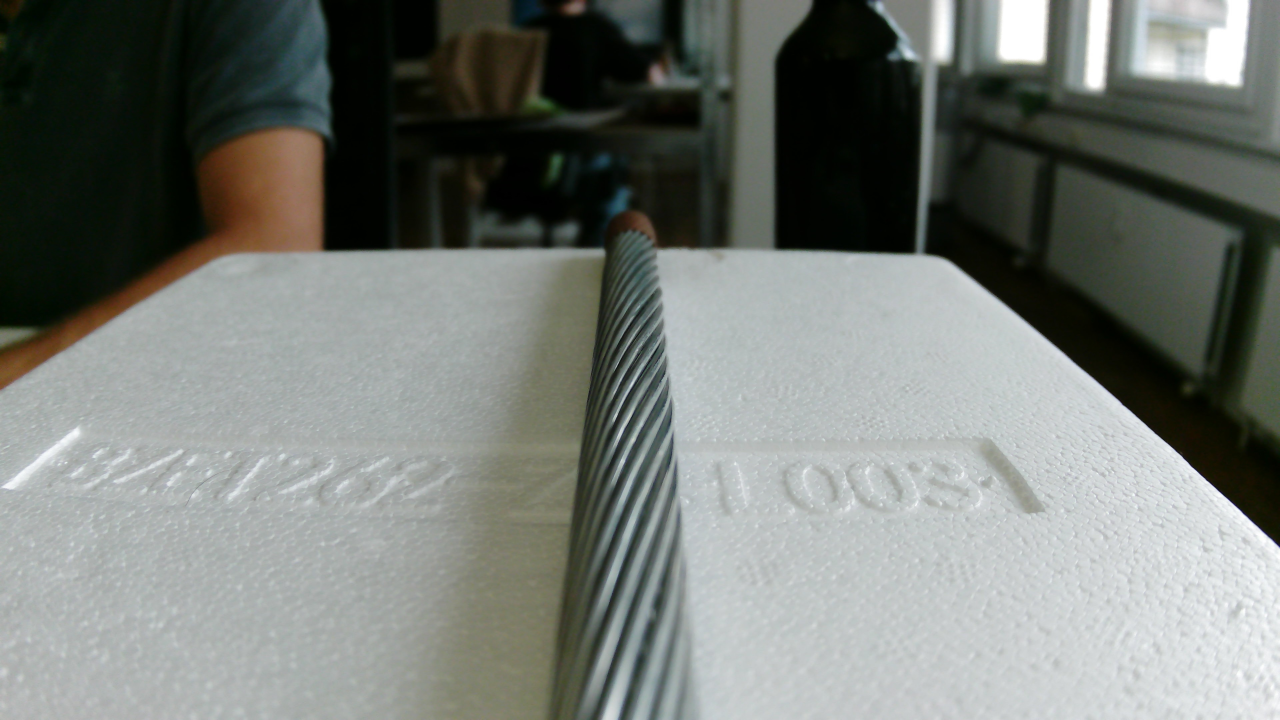
#> input picture cable_sample.jpg, 3840 x 2160 px (shown at 1/3 size)
$ python edge_detection.py cable_sample.jpg   (older library calls are emulated)
#> lines starting #> are read from the running program, lines starting #| are printed output that depends on the picture; after the words box and inside, x2 and y2 are one past the last pixel; in counts of white or black regions, pixels touching at a corner belong together
import sys
import cv2
import numpy as np

MIN_SEPARATION = 40   # minimum rho gap (px) between the two selected lines
BIN_HALF_WIDTH = 5    # pixels either side of a line to highlight in the overlay


# ── 1. Preprocessing ──────────────────────────────────────────────────────────
# Convert the image to LAB and optionally blur each channel.
# This runs once on load (LAB split) and once per slider change (blur).

def to_lab_channels(bgr):
    """Split a BGR image into its L, a, b channels."""
    return cv2.split(cv2.cvtColor(bgr, cv2.COLOR_BGR2LAB))


def blur_channels(channels, sigma):
    """Gaussian-blur each channel with the given sigma. sigma=0 is a no-op."""
    if sigma == 0:
        return channels
    return tuple(cv2.GaussianBlur(ch, (0, 0), sigma) for ch in channels)


# ── 2. Gradient calculation ───────────────────────────────────────────────────
# Compute the horizontal Sobel gradient on each LAB channel, normalise each to
# [0, 1] so the weight sliders are directly comparable, then combine.

def channel_gradients(channels, ksize):
    """Absolute horizontal Sobel gradient for each channel."""
    return tuple(
        np.abs(cv2.Sobel(ch, cv2.CV_32F, 1, 0, ksize=ksize))
        for ch in channels
    )


def normalise_gradients(gradients):
    """Scale each gradient map to [0, 1] independently.
    Without this, L always dominates because it spans a wider value range than a/b."""
    return tuple(g / (g.max() or 1.0) for g in gradients)


def combine_gradients(norm_grads, weights):
    """Weighted sum of the normalised gradient maps."""
    return sum(w * g for w, g in zip(weights, norm_grads))


# ── 3. Line detection ─────────────────────────────────────────────────────────
# Threshold the combined gradient into a binary mask, then use the Hough
# transform to find the two strongest near-vertical lines.

def threshold_gradient(combined, threshold_pct):
    """Return a binary mask keeping pixels at or above threshold_pct % of the max."""
    combined_max = float(combined.max()) or 1.0
    return combined >= (threshold_pct / 100.0) * combined_max


def find_best_lines(mask, min_votes):
    """Hough-detect near-vertical lines (±15° of vertical) and return the two
    with the most support that are at least MIN_SEPARATION apart in rho."""
    lines = cv2.HoughLines(mask.astype(np.uint8) * 255,
                           rho=1, theta=np.pi / 900, threshold=min_votes)
    if lines is None:
        return None, None

    near_vert = [
        (float(r), float(t))
        for r, t in lines[:, 0]
        if t < np.pi / 12 or t > 11 * np.pi / 12
    ]
    if not near_vert:
        return None, None

    line1 = near_vert[0]
    line2 = None
    for rho, theta in near_vert[1:]:
        if abs(rho - line1[0]) > MIN_SEPARATION:
            line2 = (rho, theta)
            break

    return line1, line2


# ── 4. Visualisation ──────────────────────────────────────────────────────────

def draw_line(img, rho, theta, colour, thickness=2):
    """Draw a full-image Hough line (rho, theta) onto img."""
    cos_t, sin_t = np.cos(theta), np.sin(theta)
    x0, y0 = cos_t * rho, sin_t * rho
    scale = max(img.shape)
    pt1 = (int(x0 + scale * (-sin_t)), int(y0 + scale * cos_t))
    pt2 = (int(x0 - scale * (-sin_t)), int(y0 - scale * cos_t))
    cv2.line(img, pt1, pt2, colour, thickness)


def make_overlay(bgr, mask, line1, line2):
    """Colour the mask pixels near each detected line and draw the line itself."""
    overlay = bgr.copy()
    ys, xs = np.where(mask)
    for line, colour in [(line1, (0, 220, 0)), (line2, (0, 60, 255))]:
        if line is None:
            continue
        rho, theta = line
        dists = np.abs(xs * np.cos(theta) + ys * np.sin(theta) - rho)
        overlay[ys[dists <= BIN_HALF_WIDTH], xs[dists <= BIN_HALF_WIDTH]] = colour
        draw_line(overlay, rho, theta, colour)
    return overlay


# ── 5. Main ───────────────────────────────────────────────────────────────────

def main():
    if len(sys.argv) < 2:
        print("Usage: python edge_detection.py <image_path>")
        sys.exit(1)

    img = cv2.imread(sys.argv[1])
#> img is the input picture: shape (2160, 3840, 3); mean B, G, R 117.5, 122.6, 118
    if img is None:
        print(f"Could not read image: {sys.argv[1]}")
        sys.exit(1)

    # Preprocessing step that only needs to run once
    L_ch, a_ch, b_ch = to_lab_channels(img)
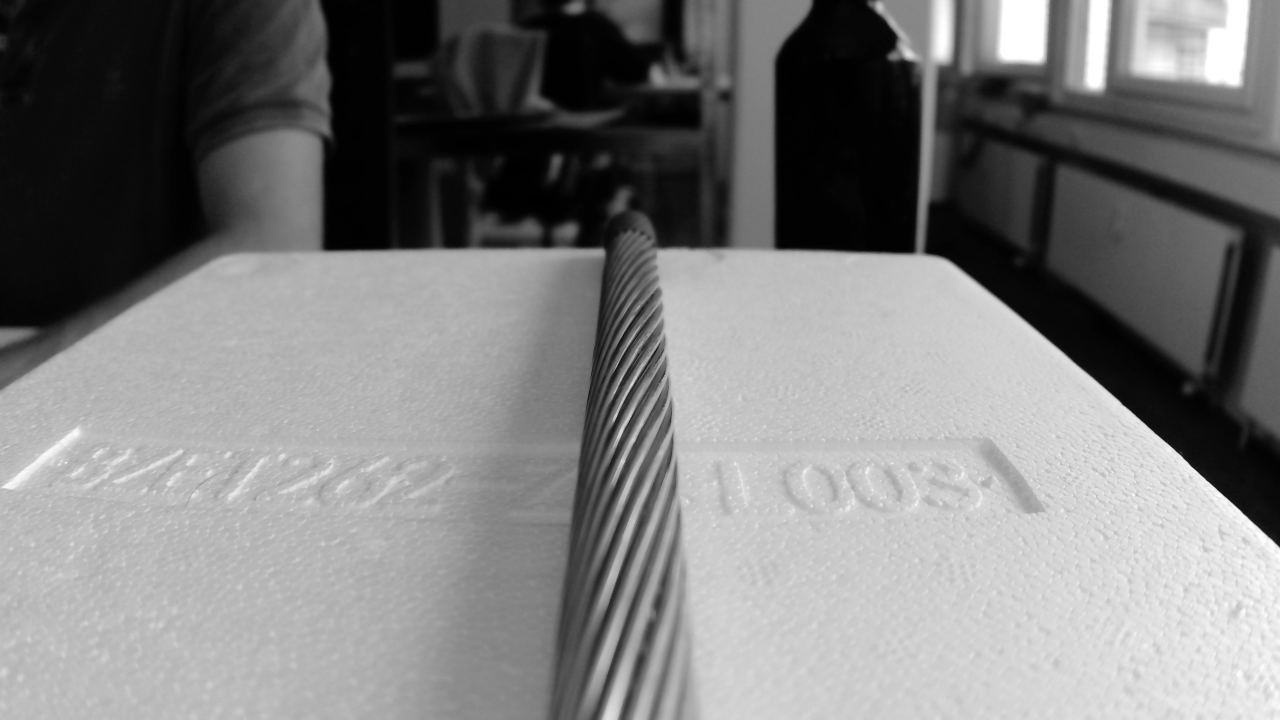
#> L_ch: shape (2160, 3840) (shown at 1/3 size); min 0, max 255, mean 125.7
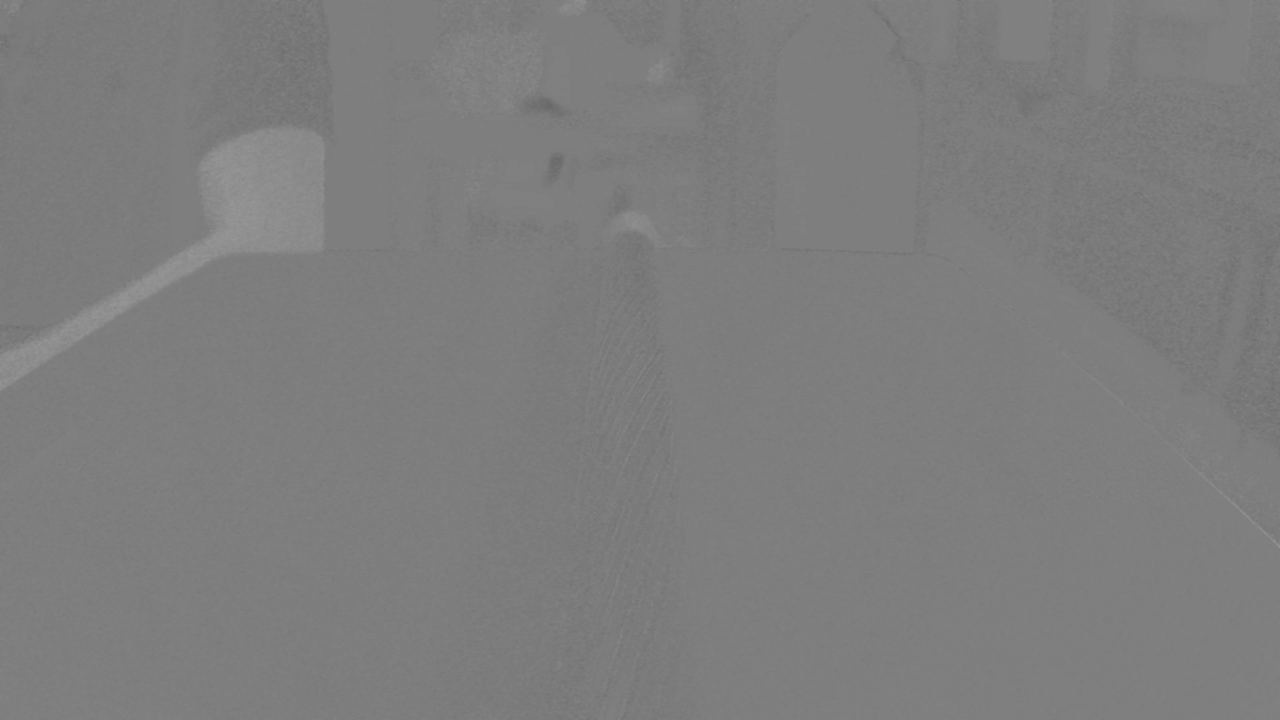
#> a_ch: shape (2160, 3840) (shown at 1/3 size); min 105, max 160, mean 125.5

    WIN_GRAD     = "Combined gradient"
    WIN_FILTERED = "Filtered gradient"
    WIN_LINES    = "Two best lines"

    for win in (WIN_GRAD, WIN_FILTERED, WIN_LINES):
        cv2.namedWindow(win, cv2.WINDOW_NORMAL)
        cv2.resizeWindow(win, 1280, 720)

    def update(_=None):
        # Read all slider values
        w_L           = cv2.getTrackbarPos("L weight",     WIN_GRAD) / 100.0
        w_a           = cv2.getTrackbarPos("a weight",     WIN_GRAD) / 100.0
        w_b           = cv2.getTrackbarPos("b weight",     WIN_GRAD) / 100.0
        blur_sigma    = cv2.getTrackbarPos("Blur sigma",   WIN_GRAD)
        ksize         = [1, 3, 5, 7][cv2.getTrackbarPos("Sobel ksize", WIN_GRAD)]
        threshold_pct = cv2.getTrackbarPos("Threshold %",   WIN_FILTERED)
        min_line_pct  = cv2.getTrackbarPos("Min line span", WIN_FILTERED)

        # 1. Preprocessing
        blurred = blur_channels((L_ch, a_ch, b_ch), blur_sigma)

        # 2. Gradient calculation
        grads      = channel_gradients(blurred, ksize)
        norm_grads = normalise_gradients(grads)
        combined   = combine_gradients(norm_grads, (w_L, w_a, w_b))
#> in combine_gradients, `return sum(w * g for w, g in zip(weights, norm_grads))`:
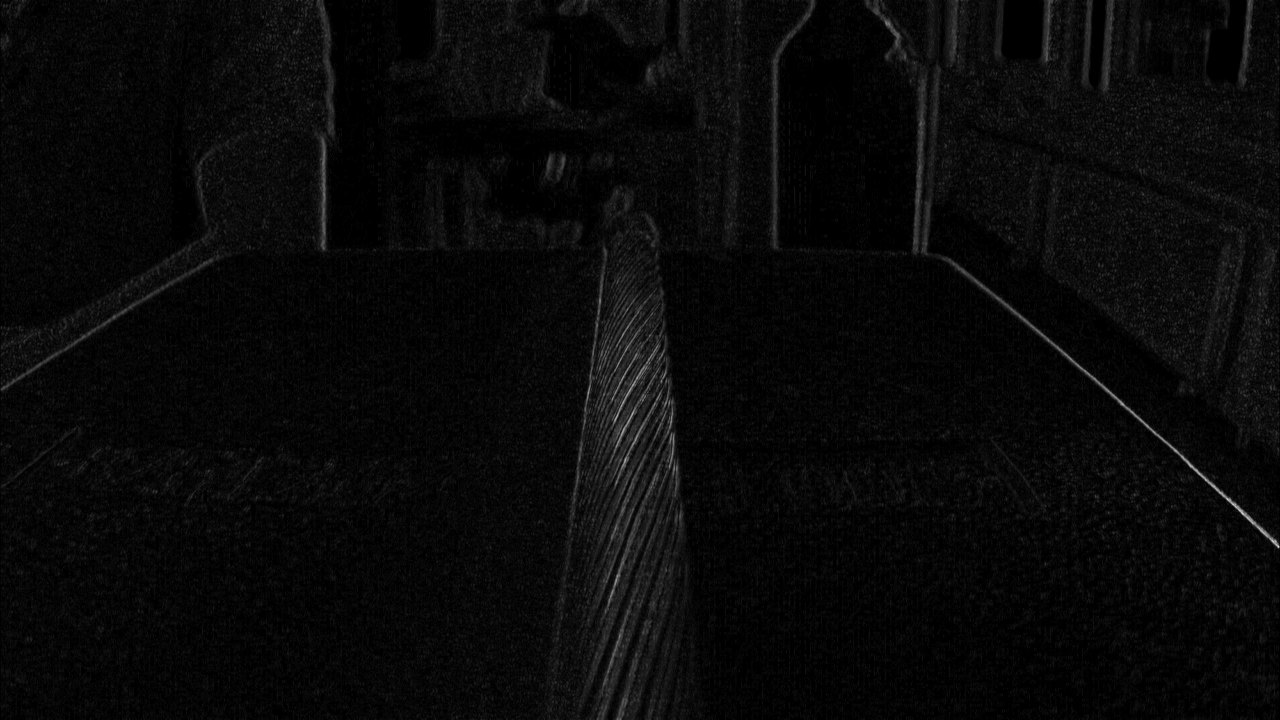
#> returned value: shape (2160, 3840) float32 (shown at 1/3 size); min 0, max 1.58, mean 0.0586; drawn with min black and max white

        grad_display = cv2.normalize(combined, None, 0, 255, cv2.NORM_MINMAX, cv2.CV_8U)
        cv2.imshow(WIN_GRAD, grad_display)

        # 3. Line detection
        mask = threshold_gradient(combined, threshold_pct)
#> in threshold_gradient, `combined_max = float(combined.max()) or 1.0`: combined_max = 1.58
#> in threshold_gradient, `return combined >= (threshold_pct / 100.0) * combined_max`:
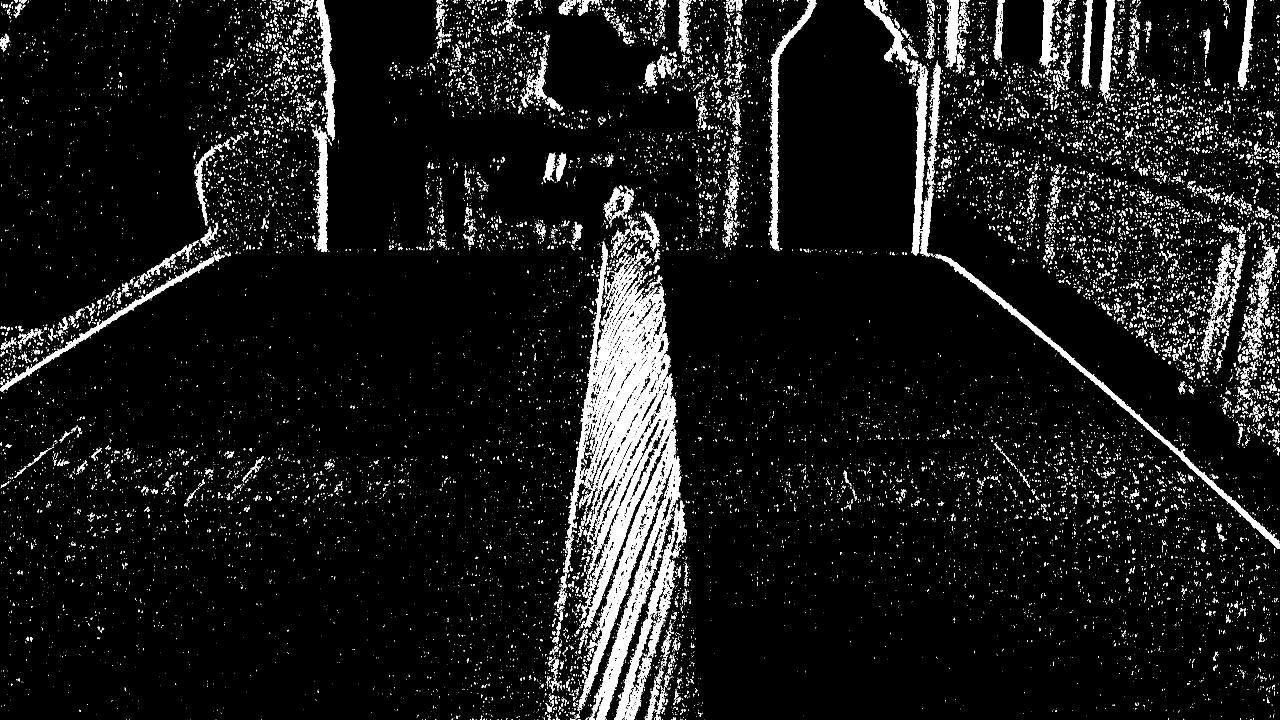
#> returned value: shape (2160, 3840) bool (shown at 1/3 size); 6.9% white; 22668 white regions (19551 under 20 px), largest, box (x1, y1, x2, y2) and area: (1700, 723, 2029, 1883) 117965, (1735, 1288, 2045, 2160) 50912, (2806, 764, 3839, 1647) 18800

        filtered = np.zeros_like(grad_display)
        filtered[mask] = grad_display[mask]
        cv2.imshow(WIN_FILTERED, filtered)

        min_votes = max(1, int(L_ch.shape[0] * min_line_pct / 100))
#> min_votes = 432
        line1, line2 = find_best_lines(mask, min_votes)
#> in find_best_lines, `near_vert = [ (float(r), float(t)) for r, t in lines[:, 0] if t < np.p..`: near_vert = 5304 pairs, first value -2761 to 3743, second value 0 to 3.14
#> in find_best_lines, `line1 = near_vert[0]`: line1 = (1899, 0.126)
#> the loop in find_best_lines, `for rho, theta in near_vert[1:]:` made 4 passes
#> (rho, theta) on passes 1 to 4: (1890, 0.119), (1894, 0.122), (1902, 0.129), (1952, 0.0663)
#> line1 = (1899, 0.126); line2 = (1952, 0.0663)

        # 4. Visualisation
        cv2.imshow(WIN_LINES, make_overlay(img, mask, line1, line2))
#> the loop in make_overlay, `for line, colour in [(line1, (0, 220, 0)), (line2, (0, 60, 255))]:` made 2 passes
#> (colour, rho, theta, cos_t in draw_line, sin_t in draw_line, x0 in draw_line, y0 in draw_line, scale in draw_line) on passes 1 to 2: ((0, 220, 0), 1899, 0.126, 0.992, 0.125, 1884, 238, 3840), ((0, 60, 255), 1952, 0.0663, 0.998, 0.0663, 1947.7, 129.4, 3840)

    cv2.createTrackbar("L weight",    WIN_GRAD,     100, 100, update)
    cv2.createTrackbar("a weight",    WIN_GRAD,      50, 100, update)
    cv2.createTrackbar("b weight",    WIN_GRAD,      50, 100, update)
    cv2.createTrackbar("Blur sigma",  WIN_GRAD,       2,  20, update)
    cv2.createTrackbar("Sobel ksize", WIN_GRAD,       1,   3, update)  # 0=1,1=3,2=5,3=7
    cv2.createTrackbar("Threshold %",   WIN_FILTERED, 10, 100, update)
    cv2.createTrackbar("Min line span", WIN_FILTERED, 20, 100, update)
    update()

    print("Adjust sliders. Press any key to quit.")
    cv2.waitKey(0)
    cv2.destroyAllWindows()


if __name__ == "__main__":
    main()
